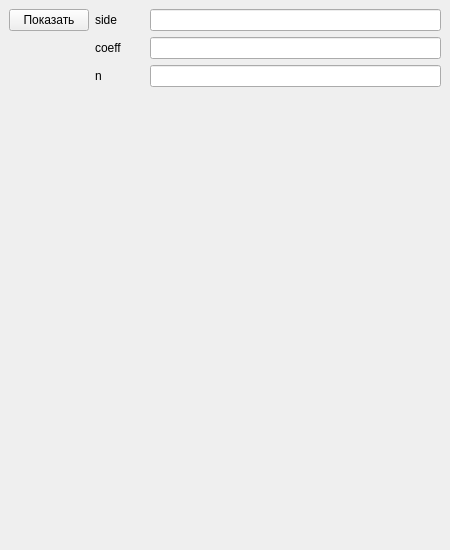
<?xml version="1.0" encoding="UTF-8"?>
<ui version="4.0">
 <class>MainWindow</class>
 <widget class="QMainWindow" name="MainWindow">
  <property name="geometry">
   <rect>
    <x>0</x>
    <y>0</y>
    <width>450</width>
    <height>550</height>
   </rect>
  </property>
  <property name="windowTitle">
   <string>Квадрат объектив 1</string>
  </property>
  <widget class="QWidget" name="centralwidget">
   <layout class="QVBoxLayout" name="verticalLayout">
    <item>
     <layout class="QGridLayout" name="gridLayout">
      <item row="0" column="0">
       <widget class="QPushButton" name="pushButton">
        <property name="sizePolicy">
         <sizepolicy hsizetype="Minimum" vsizetype="Fixed">
          <horstretch>15</horstretch>
          <verstretch>30</verstretch>
         </sizepolicy>
        </property>
        <property name="text">
         <string>Показать</string>
        </property>
       </widget>
      </item>
      <item row="0" column="1">
       <widget class="QLabel" name="label">
        <property name="sizePolicy">
         <sizepolicy hsizetype="Preferred" vsizetype="Preferred">
          <horstretch>10</horstretch>
          <verstretch>30</verstretch>
         </sizepolicy>
        </property>
        <property name="text">
         <string>side</string>
        </property>
        <property name="alignment">
         <set>Qt::AlignLeading|Qt::AlignLeft|Qt::AlignVCenter</set>
        </property>
       </widget>
      </item>
      <item row="2" column="1">
       <widget class="QLabel" name="label_3">
        <property name="sizePolicy">
         <sizepolicy hsizetype="Preferred" vsizetype="Preferred">
          <horstretch>10</horstretch>
          <verstretch>30</verstretch>
         </sizepolicy>
        </property>
        <property name="text">
         <string>n</string>
        </property>
        <property name="alignment">
         <set>Qt::AlignLeading|Qt::AlignLeft|Qt::AlignVCenter</set>
        </property>
       </widget>
      </item>
      <item row="1" column="1">
       <widget class="QLabel" name="label_2">
        <property name="sizePolicy">
         <sizepolicy hsizetype="Preferred" vsizetype="Preferred">
          <horstretch>10</horstretch>
          <verstretch>30</verstretch>
         </sizepolicy>
        </property>
        <property name="text">
         <string>coeff</string>
        </property>
        <property name="alignment">
         <set>Qt::AlignLeading|Qt::AlignLeft|Qt::AlignVCenter</set>
        </property>
       </widget>
      </item>
      <item row="0" column="2">
       <widget class="QLineEdit" name="lineEditSide">
        <property name="sizePolicy">
         <sizepolicy hsizetype="Expanding" vsizetype="Fixed">
          <horstretch>60</horstretch>
          <verstretch>30</verstretch>
         </sizepolicy>
        </property>
       </widget>
      </item>
      <item row="1" column="2">
       <widget class="QLineEdit" name="lineEditCoeff">
        <property name="sizePolicy">
         <sizepolicy hsizetype="Expanding" vsizetype="Fixed">
          <horstretch>60</horstretch>
          <verstretch>30</verstretch>
         </sizepolicy>
        </property>
       </widget>
      </item>
      <item row="2" column="2">
       <widget class="QLineEdit" name="lineEditN">
        <property name="sizePolicy">
         <sizepolicy hsizetype="Expanding" vsizetype="Fixed">
          <horstretch>60</horstretch>
          <verstretch>30</verstretch>
         </sizepolicy>
        </property>
       </widget>
      </item>
     </layout>
    </item>
    <item>
     <widget class="QWidget" name="drawCanvas" native="true">
      <property name="sizePolicy">
       <sizepolicy hsizetype="Preferred" vsizetype="Preferred">
        <horstretch>0</horstretch>
        <verstretch>60</verstretch>
       </sizepolicy>
      </property>
     </widget>
    </item>
   </layout>
  </widget>
 </widget>
 <resources/>
 <connections/>
</ui>
